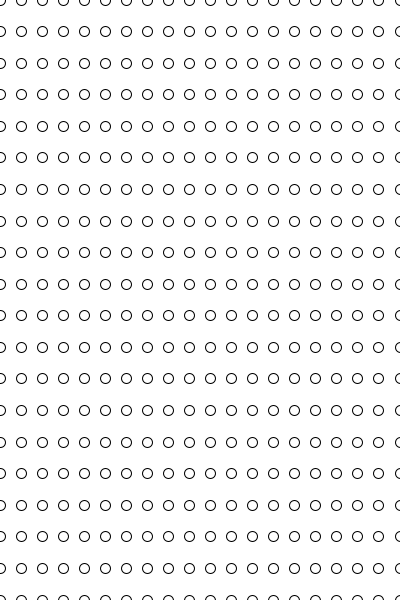
Frame 1 (no input)
Frame 60 (the mouse pressed at the canvas centre just before this capture): identical to frame 1, image omitted
Frame 120 (the mouse held since frame 60 and released just before this capture): identical to frame 1, image omitted

The Processing sketch that drew this single still picture (run headless with seeded random() and noise(); from frame 60 on, the mouse is pressed at the canvas centre):

// Processing sketch: Schets_test_1
// ── Schets_test_1.pde
void setup()  {
  size(400, 600);  
}

void draw() {
  background(255);
  
  float min_x, max_x, min_y, max_y;
  
  int x_steps = 20;
  int y_steps = 20;
  
  min_x = MAX_FLOAT;
  max_x = MIN_FLOAT;
  min_y = MAX_FLOAT;
  max_y = MIN_FLOAT;
  
  for (int y = 0; y < x_steps; y++) {
    for (int x = 0; x < y_steps; x++) {
      float px = map(x, 0, x_steps-1, 0, width);
      float py = map(y, 0, y_steps-1, 0, height);
      if (px < min_x){
       min_x = px;
      }
      if (py < min_y){
       min_y = py; 
      }
      if (px > max_x){
       max_x = px; 
      }
      if (py > max_y){
       max_y = py; 
      }    
      stroke(0);
      ellipse(px, py, 10, 10);
    }
  }

println("min_x "+min_x);
println("max_x "+max_x);
println("min_y "+min_y);
println("max_y "+max_y);
}
